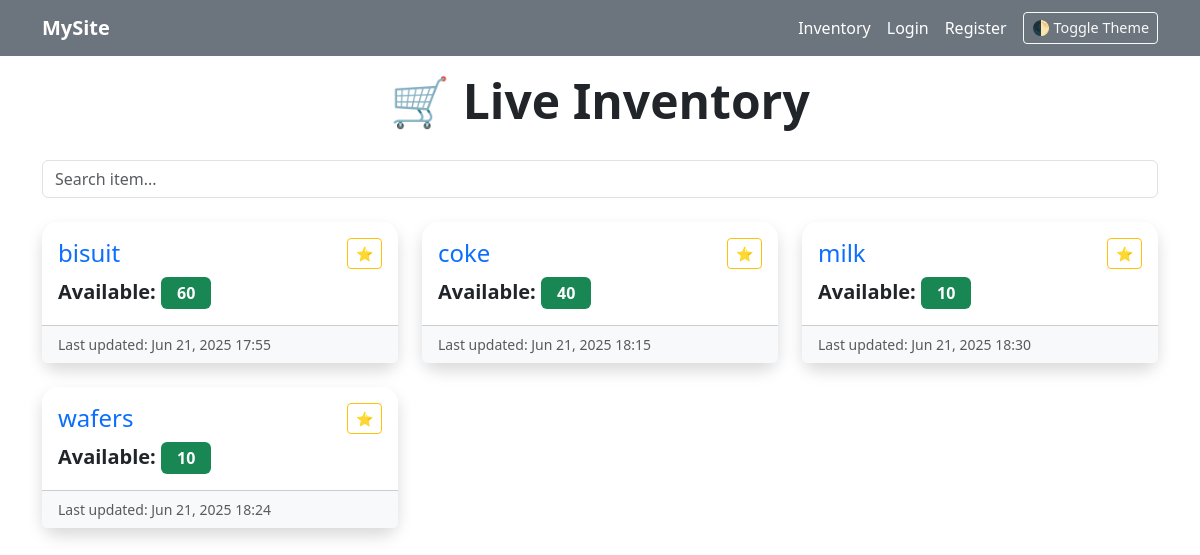
The page /inventory on the database as committed earlier.
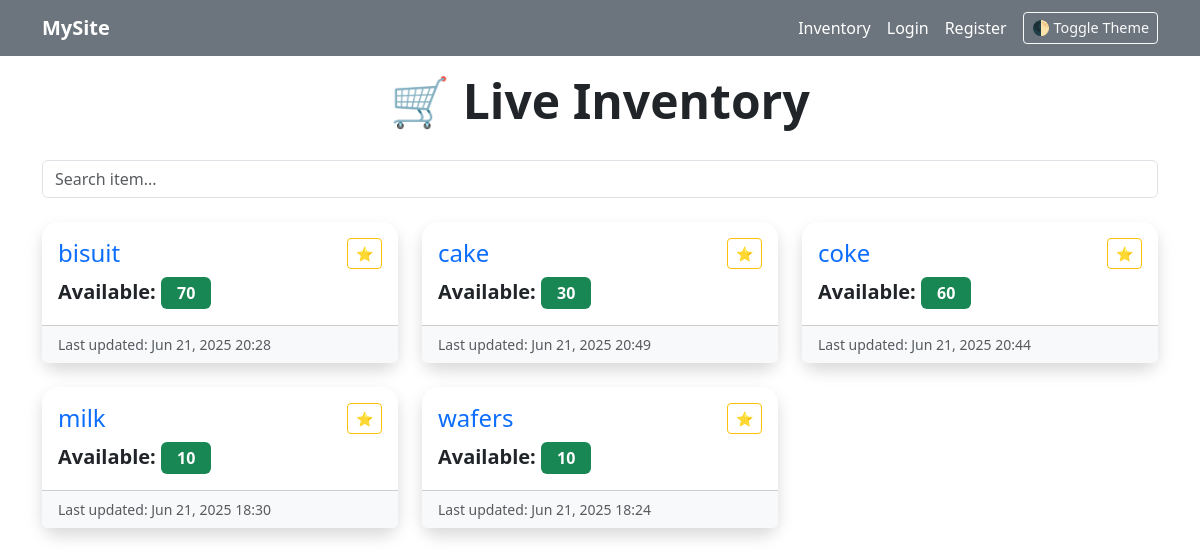
The same page on the database as committed later.
### app/models.py (models this page shows, shortened)
class Item(db.Model):
    id = db.Column(db.Integer , primary_key=True)
    name = db.Column(db.String(100) , nullable=False)
    quantity = db.Column(db.Integer , nullable=False , default=0)
    last_updated = db.Column(db.DateTime , nullable=False , default=datetime.utcnow)

### app/route.py (the view, shortened to what this page needs)
@app.route("/inventory" , methods=['GET' , 'POST'])
def inventory():
    query = request.args.get('q', '').strip().lower()
    items = Item.query.order_by(Item.name).all()
    if query:
        items = [item for item in items if query in item.name.lower()]
    if request.headers.get("X-Requested-With") == "XMLHttpRequest":
        return render_template("inventory_results.html", items=items)
    return render_template('inventory.html' , items = items)

### app/templates/inventory.html (shortened to what this page needs)
{% extends "base.html" %}
{% block body %}
    <div class="container">
        <h1 class="inventory-header display-5 fw-bold">🛒 Live Inventory</h1>
        <form id="live-search-form" class="mb-4">
            <input type="text" name="q" id="search-box" class="form-control" placeholder="Search item...">
        </form>
        <div id="inventory-results">
            {% include 'inventory_results.html' %}
        </div>
    </div>
{% endblock %}

### app/templates/base.html (shortened to what this page needs)
<!DOCTYPE html>
<html lang="en">
<head>
    <link href="https://cdn.jsdelivr.net/npm/bootstrap@5.3.3/dist/css/bootstrap.min.css" rel="stylesheet" />
</head>
<body>
    <nav class="navbar navbar-light bg-secondary">
        <div class="container d-flex justify-content-between align-items-center">
            <a class="navbar-brand fw-bold text-white" href="{{ url_for('home') }}">MySite</a>
            <div class="d-flex align-items-center gap-3">
                <ul class="navbar-nav flex-row gap-3 mb-0">
                    {% if current_user.is_authenticated %}
                        <li class="nav-item">
                            <a href="{{ url_for('inventory') }}" class="nav-link text-white">Inventory</a>
                        </li>
                        <li class="nav-item">
                            <a href="{{ url_for('account') }}" class="nav-link text-white">Account</a>
                        </li>
                        <li class="nav-item">
                            <a href="{{ url_for('logout') }}" class="nav-link text-white">Logout</a>
                        </li>
                    {% else %}
                        <li class="nav-item">
                            <a href="{{ url_for('inventory') }}" class="nav-link text-white">Inventory</a>
                        </li>
                        <li class="nav-item">
                            <a href="{{ url_for('login') }}" class="nav-link text-white">Login</a>
                        </li>
                        <li class="nav-item">
                            <a href="{{ url_for('register') }}" class="nav-link text-white">Register</a>
                        </li>
                    {% endif %}
                </ul>
                <button id="theme-toggle" class="btn btn-outline-light btn-sm">
                    🌓 Toggle Theme
                </button>
            </div>
        </div>
    </nav>
    {% block body %}{% endblock %}
</body>
</html>

### app/templates/inventory_results.html (shortened to what this page needs)
{% if items %}
    <div class="row row-cols-1 row-cols-md-2 row-cols-lg-3 g-4">
        {% for item in items %}
            <div class="col">
                <div class="card inventory-card shadow border-0 rounded-4 h-100">
                    <div class="card-body">
                        <h4 class="card-title text-primary d-flex justify-content-between align-items-center">
                            {{ item.name }}
                            {% if not current_user.is_admin %}
                                <button class="btn btn-outline-warning btn-sm" title="Star this item">⭐</button>
                            {% endif %}
                        </h4>
                        <p class="card-text fs-5">
                            <strong>Available:</strong>
                            <span class="badge bg-success px-3 py-2 fs-6">{{ item.quantity }}</span>
                        </p>
                    </div>
                    <div class="card-footer bg-light text-muted small">
                        Last updated: {{ item.last_updated.strftime('%b %d, %Y %H:%M') }}
                    </div>
                </div>
            </div>
        {% endfor %}
    </div>
{% else %}
    <div class="alert alert-warning text-center">
        No items match your search.
    </div>
{% endif %}

### app/templates/base.html (style rules this page uses)
.navbar, .btn, .form-control { transition: background-color 0.3s, color 0.3s; }
#theme-toggle { font-size: 0.9rem; }

### app/templates/inventory.html (style rules this page uses)
.inventory-header { text-align: center; margin-bottom: 30px; }
.inventory-card { transition: transform 0.2s; }

Rows that differ between the two databases and show on the page:
changed Item "bisuit": quantity "60" → "70"; last_updated "Jun 21, 2025 17:55" → "Jun 21, 2025 20:28"
added Item: name "cake", quantity "30", last_updated "Jun 21, 2025 20:49"
changed Item "coke": quantity "40" → "60"; last_updated "Jun 21, 2025 18:15" → "Jun 21, 2025 20:44"
